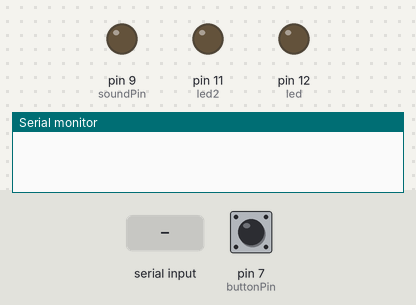
A sketch run on a simulated Arduino Uno, built with avr-gcc and run on an emulated ATmega328P. Parts: output pins drawn as LEDs (lit = HIGH), the last lines printed to the serial monitor. Dashed ring = blinking. The test bench sets the inputs (shaded band); at power-on: pin 7 (buttonPin) LOW.

Above: at 1.3 s.
1.4 s: "b" received over the second serial link
At 4.3 s:
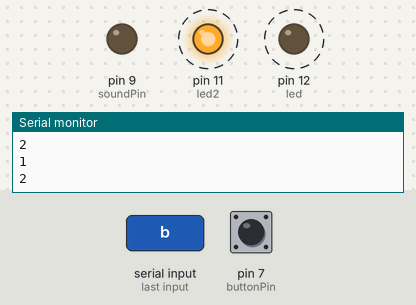
4.4 s: pin 7 (buttonPin) pulled HIGH for 0.15 s
At 5.7 s:
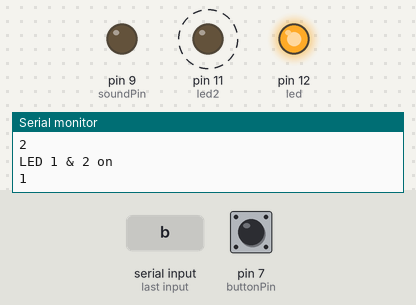
7.4 s: pin 7 (buttonPin) pulled HIGH for 1 s
At 8.91 s:
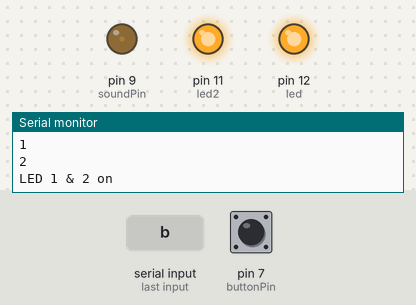
10.5 s: pin 7 (buttonPin) pulled HIGH for 3.2 s
At 12.02 s:
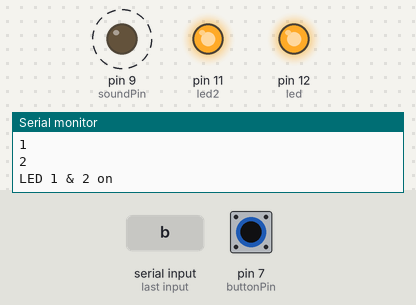
15.2 s: "3" received over the second serial link
At 15.9 s:
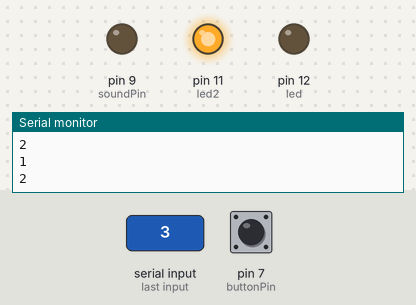
17.5 s: pin 7 (buttonPin) pulled HIGH for 0.15 s
At 19.1 s:
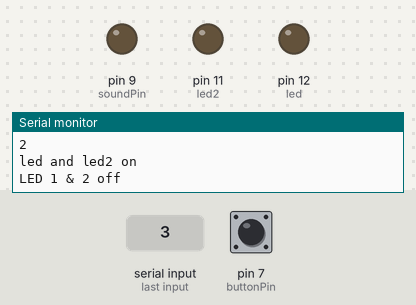
Timing chart, 0 to 20.6 s (numbered marks = the images above; inputs shaded):
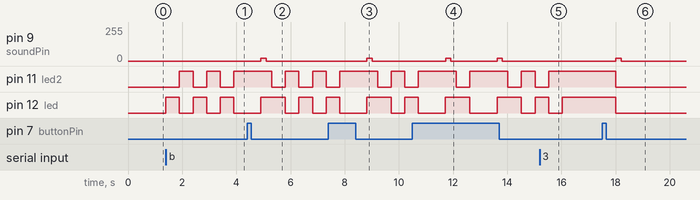

Measured:
- after the input at 1.4 s, pin 11 (led2): alternates HIGH for 0.50 s and LOW for 0.50 s, starting after 0.50 s; pin 12 (led): alternates HIGH for 0.50 s and LOW for 0.50 s, starting at once
- after the input at 4.4 s, pin 9 (soundPin): 0/255 → 20/255 after 0.51 s, → 0/255 0.20 s later
- after the input at 7.4 s, pin 9 (soundPin): 0/255 → 20/255 after 1.4 s, → 0/255 0.20 s later
- after the input at 10.5 s, pin 9 (soundPin): alternates 20/255 for 0.20 s and 0/255 for 1.7 s, starting after 1.2 s
- after the input at 15.2 s, pin 11 (led2): goes on until 15.5 s, then stays HIGH; pin 12 (led): goes on until 16.0 s, then stays HIGH
- after the input at 17.5 s, pin 9 (soundPin): 0/255 → 20/255 after 0.50 s, → 0/255 0.20 s later; pin 11 (led2), pin 12 (led): HIGH → LOW after 0.50 s

The sketch:

main.ino
```cpp
#include <SoftwareSerial.h>

int bluetoothTx = 2;  // TX-O pin of bluetooth mate, Arduino D2
int bluetoothRx = 3;  // RX-I pin of bluetooth mate, Arduino D3

int led = 12;
int led2 = 11;

int soundPin = 9;

int buttonPin = 7;
int buttonState = 0;
int ledState = 0;
int led2State = 0;

char dataFromBt;

boolean lightBlink = false;

SoftwareSerial bluetooth(bluetoothTx, bluetoothRx);

void setup()
{
  Serial.begin(9600);  // Begin the serial monitor at 9600bps

  bluetooth.begin(115200);  // The Bluetooth Mate defaults to 115200bps
  bluetooth.print("$");  // Print three times individually
  bluetooth.print("$");
  bluetooth.print("$");  // Enter command mode
  delay(100);  // Short delay, wait for the Mate to send back CMD
  bluetooth.println("U,9600,N");  // Temporarily Change the baudrate to 9600, no parity
  // 115200 can be too fast at times for NewSoftSerial to relay the data reliably
  bluetooth.begin(9600);  // Start bluetooth serial at 9600
  pinMode(led, OUTPUT);
  pinMode(led2, OUTPUT);
  pinMode(soundPin, OUTPUT);
  pinMode(buttonPin, INPUT);

}

void loop()
{

  if (bluetooth.available()) // If the bluetooth sent any characters
  {
    // Send any characters the bluetooth prints to the serial monitor

    //Serial.println((char)bluetooth.read());
    dataFromBt = (char)bluetooth.read();

    //Serial.println(dataFromBt);
    if (dataFromBt == '3') {
      Serial.println("led and led2 on");
      digitalWrite(led, HIGH);
      digitalWrite(led2, HIGH);
      bluetooth.print("3");
    }
    if (dataFromBt == '2') {
      Serial.println("led2 on");
      digitalWrite(led, LOW);
      digitalWrite(led2, HIGH);
      bluetooth.print("2");
    }
    if (dataFromBt == '1') {
      Serial.println("led on");
      digitalWrite(led, HIGH);
      digitalWrite(led2, LOW);
      bluetooth.print("1");
    }
    if (dataFromBt == '0') {
      Serial.println("led off");
      digitalWrite(led, LOW);
      bluetooth.print("0");
    }
    if (dataFromBt == 'b') {
      Serial.println("a");
      lightBlink = true;
    } else {
      lightBlink = false;
    }

  }

  if (Serial.available()) // If stuff was typed in the serial monitor
  {
    // Send any characters the Serial monitor prints to the bluetooth
    //String myStr = (String)Serial.read();
    //char myStr1[] = "hello this is testing!";

   // uint8_t payload[myStr.length() + 1];
    //    myStr.getBytes(payload, myStr.length()+1);

    int bytes=Serial.available();
    //Serial.readBytes(buffer, startPosition, bytes);

    bluetooth.print((char)Serial.read());

  }

  // and loop forever and ever!
  if (lightBlink) {
    digitalWrite(led, HIGH);
    digitalWrite(led2, LOW);
    bluetooth.print("1");
    Serial.println("1");
    delay(500);
    digitalWrite(led, LOW);
    digitalWrite(led2, HIGH);
    bluetooth.print("2");
    Serial.println("2");
    delay(500);
  }

  //------arduino push button code----------------

  buttonState = digitalRead(buttonPin);
  if (buttonState == HIGH) {
    ledState = digitalRead(led);
    led2State = digitalRead(led2);
    delay(500);
    if(ledState == LOW && led2State == LOW) {
      digitalWrite(led, HIGH);
      bluetooth.print("1");
      Serial.println("LED 1 on");
      beep(200);
    } else if(ledState == HIGH && led2State == LOW) {
      digitalWrite(led, LOW);
      digitalWrite(led2, HIGH);
      bluetooth.print("2");
      Serial.println("LED 2 on");
      beep(200);
    }else if(ledState == LOW && led2State == HIGH) {
      digitalWrite(led, HIGH);
      bluetooth.print("3");
      Serial.println("LED 1 & 2 on");
      beep(200);
    } else {
      digitalWrite(led, LOW);
      digitalWrite(led2, LOW);
      Serial.println("LED 1 & 2 off");
      bluetooth.print("0");
      beep(200);
    }
  }
}

void beep(unsigned char delayms){
  analogWrite(9, 20);      // Almost any value can be used except 0 and 255
                           // experiment to get the best tone
  delay(delayms);          // wait for a delayms ms
  analogWrite(9, 0);       // 0 turns it off
  delay(delayms);          // wait for a delayms ms
}
```
